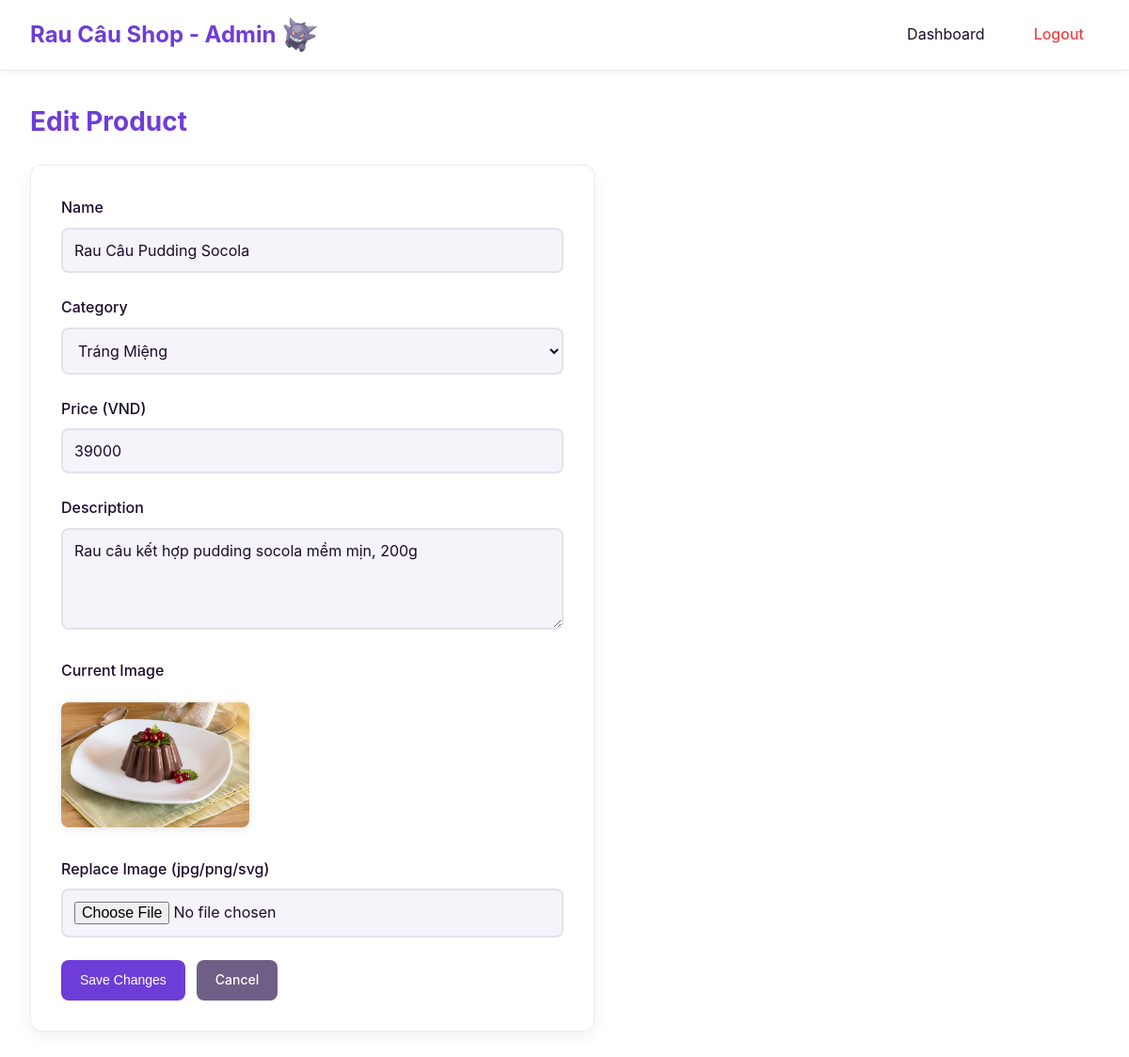
Screenshot of /app/controllers/admin/edit_product?id=3 (signed in) with the database file from the repository.
### tables this page shows
CREATE TABLE IF NOT EXISTS products (
    id INT AUTO_INCREMENT PRIMARY KEY,   
    name VARCHAR(200) NOT NULL,   
    description TEXT,   
    price INT NOT NULL,   
    image VARCHAR(500),   
    category VARCHAR(100) DEFAULT 'Truyền Thống'   
);

### app/config/common.php (called while the page is built, shortened)
<?php
function get_categories() {
    return [
        'Traditional',
        'Fruit',
        'Coffee & Tea',
        'Dessert',
        'Special'
    ];
}

### app/controllers/admin/edit_product.php (the view, shortened to what this page needs)
<?php
require_once __DIR__ . '/../../config/common.php';
$db = db_connect();
$id = (int)($_GET['id'] ?? 0);
$categoryOptions = get_categories();
$stmt = $db->prepare('SELECT * FROM products WHERE id=?');
$stmt->bind_param('i', $id);
$stmt->execute();
$result = $stmt->get_result();
$r = $result->fetch_assoc();
$selectedCategory = $r['category'] ?? $categoryOptions[0];
if (!in_array($selectedCategory, $categoryOptions, true) && $selectedCategory !== '') {
    $categoryOptions[] = $selectedCategory;
}
?>
<!doctype html>
<html lang="vi">
<head>
  <link rel="stylesheet" href="../admin/assets/css/admin.css">
</head>
<body>
  <header class="admin-header">
    <h1>Rau Câu Shop - Admin <img src="../assets/images/Gengar.png" alt="Gengar Logo" class="header-logo"></h1>
    <nav class="admin-nav">
      <a href="index">Dashboard</a>
      <a href="logout" class="logout">Logout</a>
    </nav>
  </header>
  <div class="admin-container">
    <div class="page-header">
      <h1>Edit Product</h1>
    </div>
    <div class="form-container">
      <form method="post" action="edit_product?id=<?= $id ?>" enctype="multipart/form-data">
        <div class="form-group">
          <label>Name</label>
          <input name="name" value="<?= htmlspecialchars($r['name']) ?>" required>
        </div>
        <div class="form-group">
          <label>Category</label>
          <select name="category">
            <?php foreach($categoryOptions as $option): ?>
              <option value="<?= htmlspecialchars($option) ?>" <?= $selectedCategory === $option ? 'selected' : '' ?>>
                <?= htmlspecialchars($option) ?>
              </option>
            <?php endforeach; ?>
          </select>
        </div>
        <div class="form-group">
          <label>Price (VND)</label>
          <input name="price" type="number" value="<?= htmlspecialchars($r['price']) ?>" required min="0">
        </div>
        <div class="form-group">
          <label>Description</label>
          <textarea name="description" rows="4"><?= htmlspecialchars($r['description']) ?></textarea>
        </div>
        <div class="form-group">
          <label>Current Image</label>
          <?php if($r['image']) echo '<img src="'.ASSET_PATH.'/'.htmlspecialchars($r['image']).'" width="200">'; else echo '<p>No image</p>'; ?>
        </div>
        <div class="form-group">
          <label>Replace Image (jpg/png/svg)</label>
          <input name="image" type="file" accept="image/*">
        </div>
        <div class="form-actions">
          <button type="submit" class="btn">Save Changes</button>
          <a href="index#products-section" class="btn btn-secondary">Cancel</a>
        </div>
      </form>
    </div>
  </div>
</body>
</html>

### public/admin/assets/css/admin.css (style rules this page uses)
:root { --primary: #6E3DD7; --primary-dark: #5d2fb8; --accent-2: #A17CF6; --secondary: #6E3DD7; --bg: #FFFFFF; --white: #F6F4FB; --surface: #FFFFFF; --border: rgba(27,11,42,0.08); --text: #1b0b2a; --text-muted: #6f5f86; --success: #10b981; --error: #ef4444; --warning: #f59e0b; }
* { box-sizing: border-box; margin: 0; padding: 0; }
body { font-family: Inter, system-ui, 'Segoe UI', Arial, sans-serif; background: var(--bg); color: var(--text); line-height: 1.6; font-weight: 400; -webkit-font-smoothing: antialiased; }
.form-group { margin-bottom: 20px; }
.admin-header { background: var(--surface); padding: 1rem 2rem; box-shadow: 0 2px 8px rgba(27,11,42,0.06); border-bottom: 1px solid var(--border); display: flex; justify-content: space-between; align-items: center; position: sticky; top: 0; z-index: 100; }
.admin-header h1 { color: var(--primary); font-size: 24px; display: flex; align-items: center; gap: 0.5rem; font-weight: 700; }
.admin-header .header-logo { height: 1.5em; width: auto; vertical-align: middle; }
.admin-nav { display: flex; gap: 20px; align-items: center; }
.admin-nav a { color: var(--text); text-decoration: none; padding: 8px 16px; border-radius: 6px; transition: background 0.3s; }
.admin-nav .logout { color: var(--error); font-weight: 500; }
.admin-container { max-width: 1200px; margin: 2rem auto; padding: 0 2rem; }
.page-header { display: flex; justify-content: space-between; align-items: center; margin-bottom: 24px; }
.page-header h1 { color: var(--primary); font-size: 28px; font-weight: 700; }
.btn { display: inline-block; padding: 10px 20px; background: var(--primary); color: white; text-decoration: none; border-radius: 8px; border: none; cursor: pointer; font-size: 14px; font-weight: 500; transition: background 0.3s; }
.btn-secondary { background: var(--text-muted); }
.form-container { background: var(--surface); padding: 32px; border-radius: 12px; box-shadow: 0 6px 18px rgba(27,11,42,0.06); border: 1px solid var(--border); max-width: 600px; }
.form-group { margin-bottom: 24px; }
.form-group label { display: block; margin-bottom: 8px; color: var(--text); font-weight: 500; }
.form-group input, .form-group textarea, .form-group select { width: 100%; padding: 12px; background: var(--white); border: 2px solid var(--border); border-radius: 8px; font-size: 16px; font-family: inherit; color: var(--text); transition: border-color 0.3s, box-shadow 0.3s; }
.form-group textarea { resize: vertical; min-height: 100px; }
.form-group img { margin-top: 12px; border-radius: 8px; box-shadow: 0 2px 8px rgba(0, 0, 0, 0.1); }
.form-actions { display: flex; gap: 12px; margin-top: 24px; }

### rows the page displays
products: name "Rau Câu Pudding Socola", category "Tráng Miệng", price "39000", description "Rau câu kết hợp pudding socola mềm mịn, 200g", image (picture)
